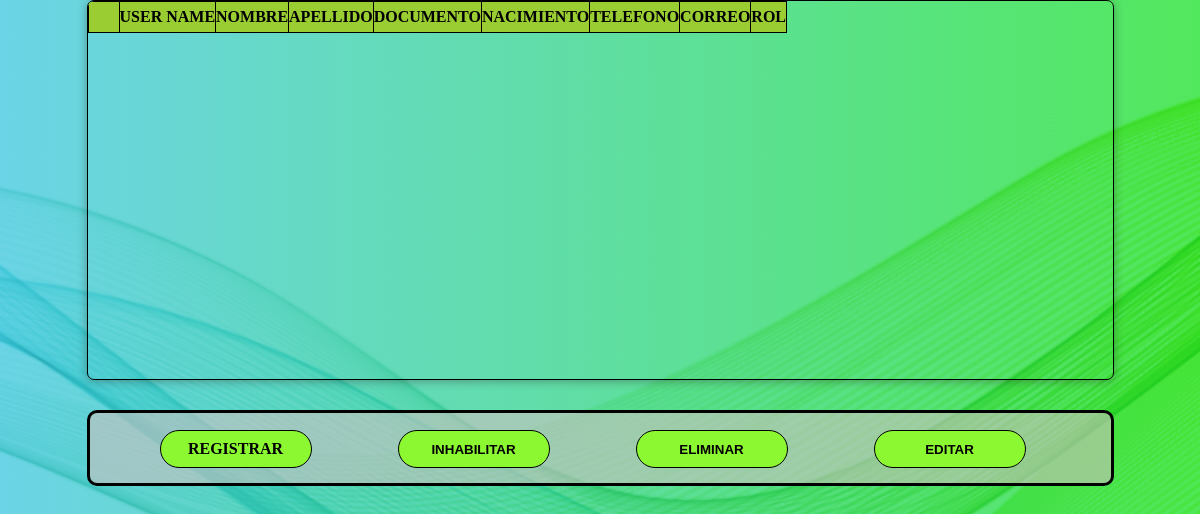
/admUsuario (signed in), run on an earlier commit of the app's database.
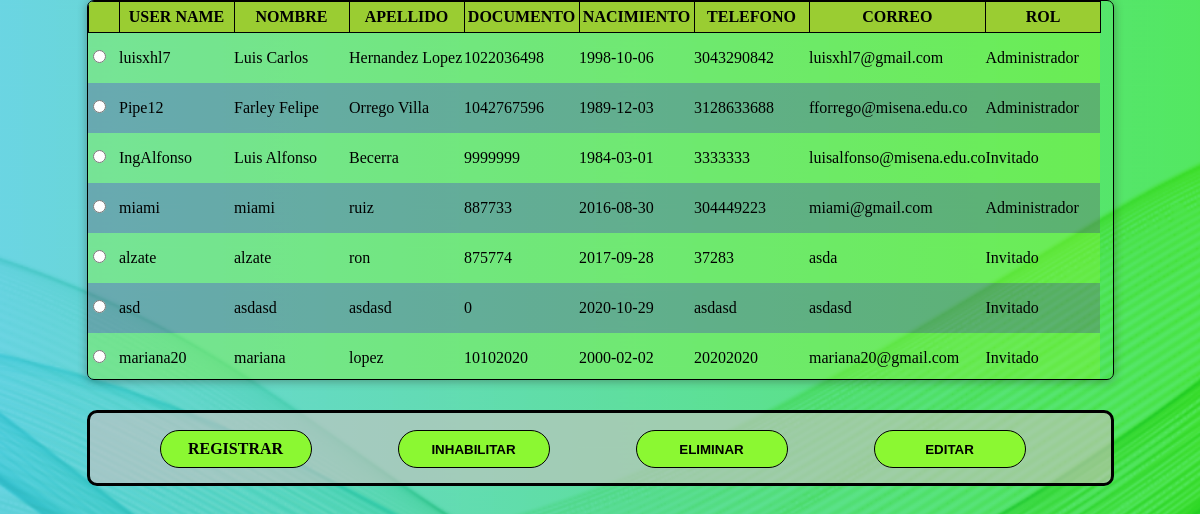
And on a later commit of the database.
### tables this page shows
CREATE TABLE IF NOT EXISTS `usuario` (
  `Id_Usuario` int(10) NOT NULL AUTO_INCREMENT,
  `username` varchar(20) NOT NULL,
  `Contrasena` varchar(20) NOT NULL,
  `Fk_Documento` int(11) NOT NULL,
  `Fk_Cod_Rol` int(10) NOT NULL,
  PRIMARY KEY (`Id_Usuario`),
  KEY `Documento` (`Fk_Documento`),
  KEY `Cod_Rol` (`Fk_Cod_Rol`)
);

CREATE TABLE IF NOT EXISTS `datos_p` (
  `Documento` int(11) NOT NULL,
  `Nombre` varchar(50) NOT NULL,
  `Apellido` varchar(50) NOT NULL,
  `Fecha_N` date NOT NULL,
  `Telefono` varchar(20) NOT NULL,
  `Correo` varchar(80) NOT NULL,
  PRIMARY KEY (`Documento`) USING BTREE
);

CREATE TABLE IF NOT EXISTS `rol` (
  `Cod_Rol` int(10) NOT NULL AUTO_INCREMENT,
  `Descripcion` varchar(20) NOT NULL,
  PRIMARY KEY (`Cod_Rol`)
);

### index.php (called while the page is built, shortened)
<?php
    require_once "controller/usuario.controller.php";
    require_once "model/conexion.php";
    require_once "model/dto/usuario.dto.php";
    require_once "model/dao/usuario.dao.php";
    $objPlantilla = new PlantillaController();
    $objPlantilla -> ctrPlantilla();
?>

### controller/usuario.controller.php (called while the page is built, shortened)
<?php
    class UsuarioController{
        public function ctrConsultarUsuario(){
            $lista = false;
            try {
                $objDtoUsuario = new Usuario();
                $objDaoUsuario = new ModeloUsuario( $objDtoUsuario );
                $lista = $objDaoUsuario -> mdlConsultarUsuario() -> fetchAll();
            } catch (PDOException $e) {
                echo "error en consultar usuario" . $e -> getMessage();
            }
            return $lista;
        }
    }
?>

### model/dto/usuario.dto.php (called while the page is built, shortened)
<?php
    class Usuario{
        private $userName;
        private $rol;
        private $nombre;
        private $apellido;
        private $documento;
        private $nacimiento;
        private $telefono;
        private $correo;
        private $pass;
        public function getUserName(){
            return $this -> userName;
        }
        public function getRol(){
            return $this -> rol;
        }
        public function getNombre(){
            return $this -> nombre;
        }
        public function getApellido(){
            return $this -> apellido;
        }
        public function getDocumento(){
            return $this -> documento;
        }
        public function getNacimiento(){
            return $this -> nacimiento;
        }
        public function getTelefono(){
            return $this -> telefono;
        }
        public function getCorreo(){
            return $this -> correo;
        }
        public function getPass(){
            return $this -> pass;
        }
    }
?>

### model/conexion.php (called while the page is built, shortened)
<?php
    class Conexion{
        private $usuario;
        private $clave;
        private $url;
        private $charSet;
        private $con;
        public function __construct(){
            $this -> host = "localhost";
            $this -> driver = "mysql";
            $this -> usuario = "root";
            $this -> clave = "";
            $this -> base = "invpriv";
            $this -> url = $this -> driver.":host=".
            $this -> host.";dbname=". $this -> base;
            $this -> charSet = "UTF8";
            $this -> con=NULL;
        }
        public function conexion(){
            try{
                $this -> con = new PDO($this->url, $this->usuario, $this->clave);
                $this -> con -> setAttribute(PDO::ATTR_DEFAULT_FETCH_MODE, PDO::FETCH_ASSOC);
                $this -> con -> exec('SET CHARACTER SET '.$this->charSet);
            }catch(PDOException $e){
                echo "Error al conectar".$e->getMessage();
            }
            return $this -> con;
        }
    }
?>

### model/dao/usuario.dao.php (called while the page is built, shortened)
<?php
    class ModeloUsuario{
        public function mdlConsultarUsuario(){
            $sql = "CALL SpMostrarUsuario()";
            try {
                $con = new Conexion();
                $stmt = $con -> conexion() -> prepare($sql);
                $stmt -> execute();
                $resulset = $stmt;
            } catch (PDOException $e) {
                echo "Error en el metodo consultar usuario " . $e -> getMessage();
            }
            return $resulset;
        }
    }
?>

### view/module/MenuUsuario.php (the view, shortened to what the changed rows need)
<!DOCTYPE html>
    <html lang="es">
    <head>
        <link rel="stylesheet" href="view/css/sweetalert2.min.css">
        <link rel="stylesheet" href="view/css/FondoInterfazes.css">
        <link rel="stylesheet" href="view/css/EstiloUsuario.css">
    </head>
    <body class="interfazGeneral">
        <form method="post">
            <div>
                <table id="tabla" class="table table-striped table-bordered" style="width:100%">
                    <thead>
                        <tr>
                            <th class="selector"></th>
                            <th>USER NAME</th>
                            <th>NOMBRE</th>
                            <th>APELLIDO</th>
                            <th>DOCUMENTO</th>
                            <th>NACIMIENTO</th>
                            <th>TELEFONO</th>
                            <th>CORREO</th>
                            <th>ROL</th>
                        </tr>
                    </thead>
                    <tbody>
                        <?php
                            $objCtrUsuario = new UsuarioController();
                            $listaUsuario = $objCtrUsuario->ctrConsultarUsuario();
                            foreach ($listaUsuario as $dato) {
                                echo '
                                    <tr">
                                        <td class="selector"><input type="radio" name="selectUser" id="selectDocument" class="filtro1" value="' . $dato['Documento'] . '"></td>
                                        <td>' . $dato['username'] . '</td>
                                        <td>' . $dato['Nombre'] . '</td>
                                        <td>' . $dato['Apellido'] . '</td>
                                        <td>' . $dato['Documento'] . '</td>
                                        <td>' . $dato['Fecha_N'] . '</td>
                                        <td>' . $dato['Telefono'] . '</td>
                                        <td>' . $dato['Correo'] . '</td>
                                        <td>' . $dato['Descripcion'] . '</td>
                                    </tr>
                                ';
                            }
                        ?>
                    </tbody>
                </table>
            </div>
        </form>
    </body>
</html>

What changed in the data, as far as the page shows it:
now on this page (row edited): usuario: username "luisxhl7", Fk_Documento.Nombre "Luis Carlos", Fk_Documento.Apellido "Hernandez Lopez", Fk_Documento.Documento "1022036498", Fk_Documento.Fecha_N "1998-10-06", Fk_Documento.Telefono "3043290842", Fk_Documento.Correo "luisxhl7@gmail.com", Fk_Cod_Rol.Descripcion "Administrador"
now on this page (row edited): usuario: username "Pipe12", Fk_Documento.Nombre "Farley Felipe", Fk_Documento.Apellido "Orrego Villa", Fk_Documento.Documento "1042767596", Fk_Documento.Fecha_N "1989-12-03", Fk_Documento.Telefono "3128633688", Fk_Documento.Correo "fforrego@misena.edu.co", Fk_Cod_Rol.Descripcion "Administrador"
now on this page (row edited): usuario: username "IngAlfonso", Fk_Documento.Nombre "Luis Alfonso", Fk_Documento.Apellido "Becerra", Fk_Documento.Documento "9999999", Fk_Documento.Fecha_N "1984-03-01", Fk_Documento.Telefono "3333333", Fk_Documento.Correo "luisalfonso@misena.edu.co", Fk_Cod_Rol.Descripcion "Invitado"
now on this page (row edited): usuario: username "miami", Fk_Documento.Nombre "miami", Fk_Documento.Apellido "ruiz", Fk_Documento.Documento "887733", Fk_Documento.Fecha_N "2016-08-30", Fk_Documento.Telefono "304449223", Fk_Documento.Correo "miami@gmail.com", Fk_Cod_Rol.Descripcion "Administrador"
now on this page (row edited): usuario: username "alzate", Fk_Documento.Nombre "alzate", Fk_Documento.Apellido "ron", Fk_Documento.Documento "875774", Fk_Documento.Fecha_N "2017-09-28", Fk_Documento.Telefono "37283", Fk_Documento.Correo "asda", Fk_Cod_Rol.Descripcion "Invitado"
now on this page (row edited): usuario: username "asd", Fk_Documento.Nombre "asdasd", Fk_Documento.Apellido "asdasd", Fk_Documento.Documento "0", Fk_Documento.Fecha_N "2020-10-29", Fk_Documento.Telefono "asdasd", Fk_Documento.Correo "asdasd", Fk_Cod_Rol.Descripcion "Invitado"
added usuario: username "mariana20", Fk_Documento.Nombre "mariana", Fk_Documento.Apellido "lopez", Fk_Documento.Documento "10102020", Fk_Documento.Fecha_N "2000-02-02", Fk_Documento.Telefono "20202020", Fk_Documento.Correo "mariana20@gmail.com", Fk_Cod_Rol.Descripcion "Invitado"
